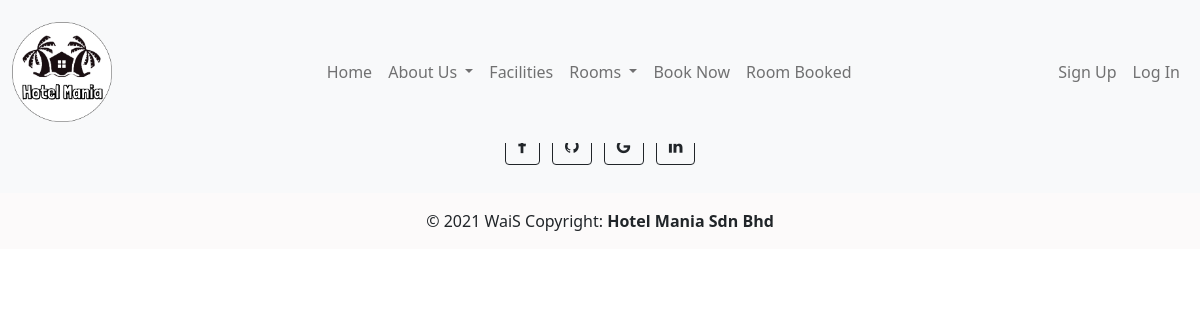
Before: /room-deluxe.php with the older database file.
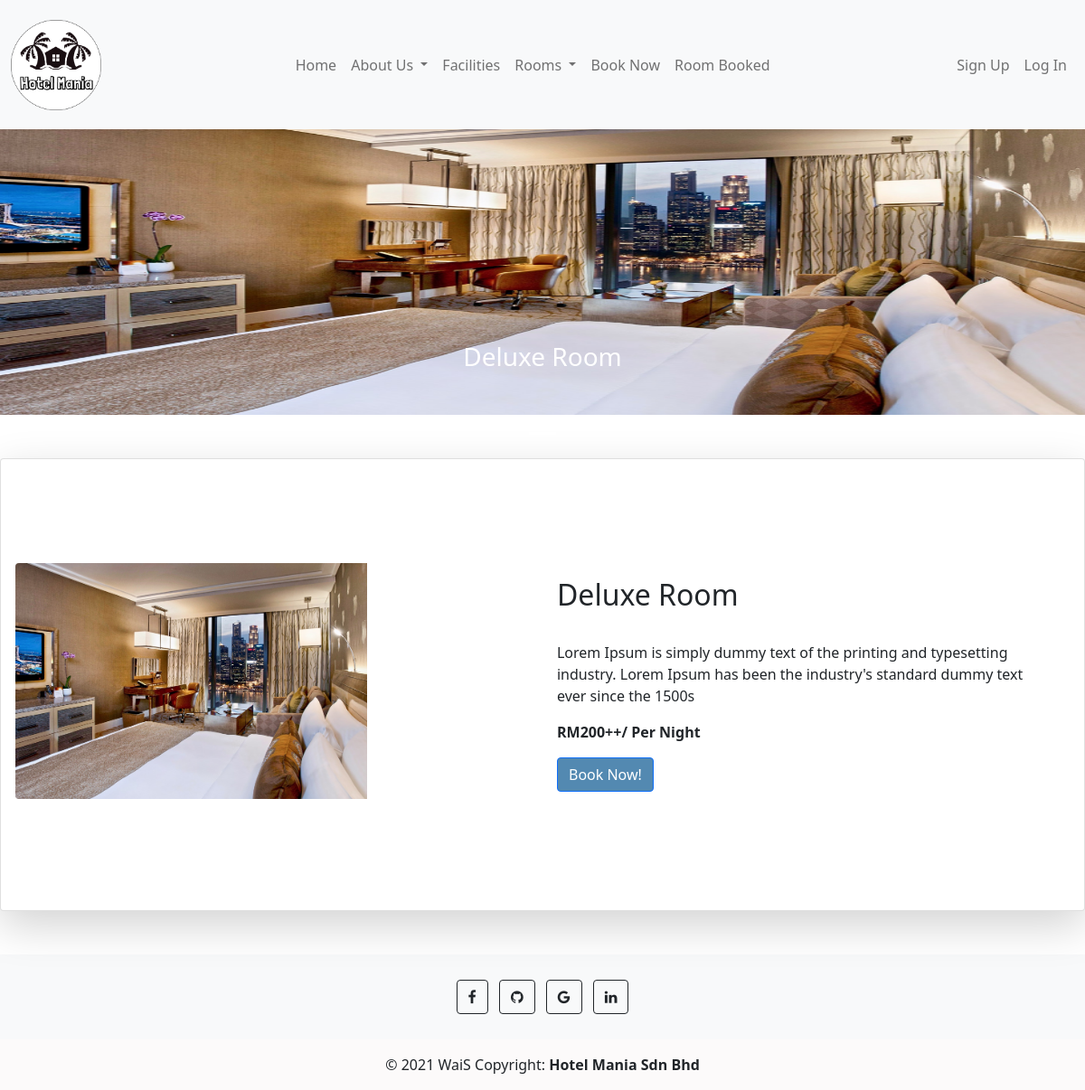
After: the same page with the newer database file.
### tables this page shows
CREATE TABLE `roomtypedb` (
  `roomTypeId` int(11) NOT NULL,
  `roomType` enum('Normal','Executive','Deluxe') NOT NULL,
  `roomRate` double NOT NULL,
  `roomDetails` varchar(255) NOT NULL,
  `roomImage` text NOT NULL
);

### backend/config.php (called while the page is built)
<?php
require_once "product_db.php";
$product_db = new product_db();
?>

### backend/product_db.php (called while the page is built, shortened)
<?php
require_once "DBController.php";
class product_db extends DBController{
    function getDeluxe()
    {
        $query = "SELECT * FROM roomtypedb WHERE roomType='Deluxe'";
        $productResult = $this->getDBResult($query);
        return $productResult;
    }
}
?>

### backend/DBController.php (called while the page is built, shortened)
<?php
class DBController
{
    private $host = "localhost";
    private $user = "root";
    private $password = "";
    private $database = "hotel_mania";
    private static $conn;
    function __construct()
    {
        $this->conn = mysqli_connect($this->host, $this->user, $this->password, $this->database);
    }
    function getDBResult($query, $params = array())
    {
        $sql_statement = $this->conn->prepare($query);
        $sql_statement->execute();
        $result = $sql_statement->get_result();
        if ($result->num_rows > 0) {
            while ($row = $result->fetch_assoc()) {
                $resultset[] = $row;
            }
        }
        if (! empty($resultset)) {
            return $resultset;
        }
    }
}

### room-deluxe.php (the view, shortened to what this page needs)
<!DOCTYPE html>
<html lang="en">
<?php require_once "backend/config.php"; ?>
<head>
    <link rel="stylesheet" href="css/room.css">
    <link href="https://cdn.jsdelivr.net/npm/bootstrap@5.1.1/dist/css/bootstrap.min.css" rel="stylesheet">
    <link rel="stylesheet" href="https://cdn.jsdelivr.net/npm/bootstrap-icons@1.6.0/font/bootstrap-icons.css">
</head>
<?php include 'include_php/header.php';?>
<body>
<?php
        $query = "SELECT * FROM roomtypedb WHERE roomType='Deluxe'";
        $product_array = $product_db->getDeluxe($query);
        if (!empty($product_array)) {
            foreach ($product_array as $key => $value) {
        ?>
<div id="carouselExampleSlidesOnly" class="carousel slide firstcard" data-bs-ride="carousel">
  <div class="carousel-indicators">
    <button type="button" data-bs-target="#carouselExampleCaptions" data-bs-slide-to="0" class="active" aria-current="true" aria-label="Slide 1"></button>
</div>
  <div class="carousel-inner crl">
    <div class="carousel-item active">
      <img src="<?php echo $product_array[$key]["roomImage"]; ?>" class="d-block w-100" alt="...">
      <div class="carousel-caption d-none d-md-block">
        <h3><?php echo $product_array[$key]["roomType"] . " Room"; ?></h3>
      </div>
    </div>
  </div>
</div>
<div class="card mb-3 shadow-lg p-3 mb-5 bg-white rounded">
    <div class="row g-0 row-center row1">
        <div class="col-md-4">
            <img src="<?php echo $product_array[$key]["roomImage"]; ?>" class="img-fluid rounded-start dslr-image" alt="...">
        </div>
        <div class="col-md-2">
        </div>
        <div class="col-md-6 justify-content-center align-self-center">
            <div class="card-body">
                <div class="dslr-description">
                    <h2 class="card-title"><?php echo $product_array[$key]["roomType"] . " Room"; ?></h2><br>
                    <p class="card-text text-description"><?php echo $product_array[$key]["roomDetails"]; ?></p>
                    <p><b><?php echo  "RM".$product_array[$key]["roomRate"] . "++/ Per Night" ; ?> </b></p>
                    <input type="submit" value="Book Now!" onclick="location.href='booking.php'" class="btn btn-primary submitbtn2">
                </div>
            </div>
        </div>
    </div>
</div>
<?php
            }
        }
?>
<?php include 'include_php/footer.php';?>
</body>
</html>

Changed rows visible on the page:
added roomtypedb: roomImage (picture), roomType "Deluxe", roomDetails "Lorem Ipsum is simply dummy text of the printing and typesetting industry. Lorem Ipsum has been the industry's standard dummy text ever since the 1500s", roomRate "200"
